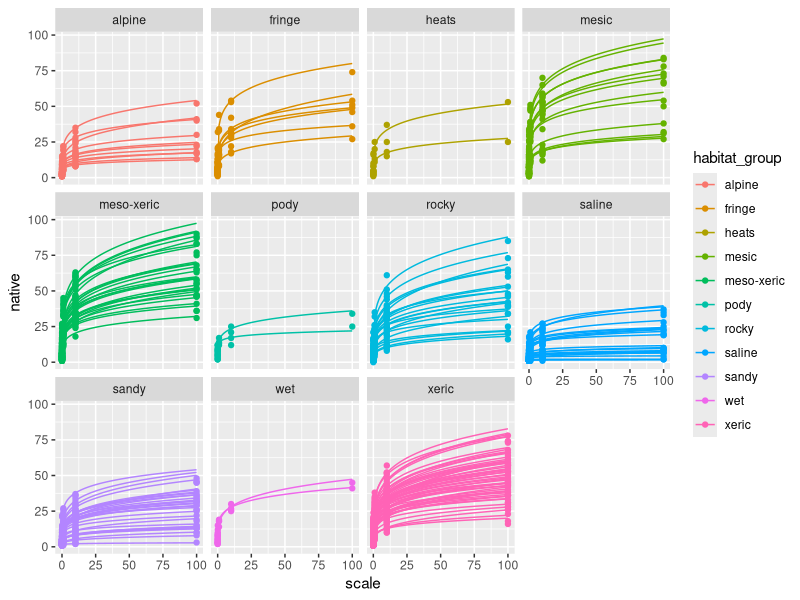
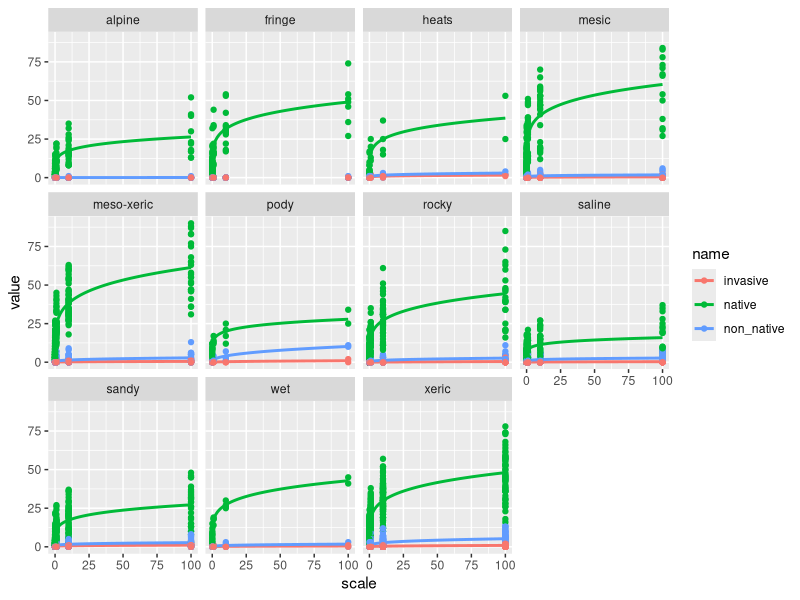
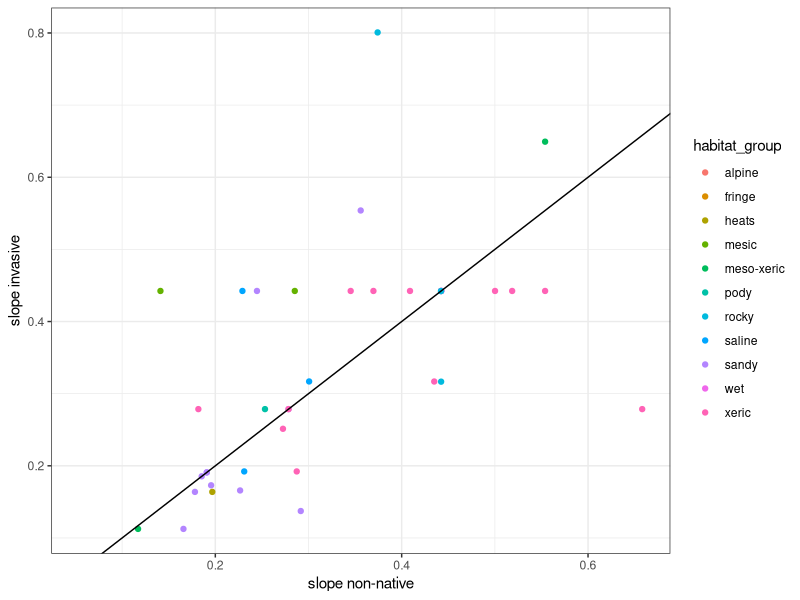
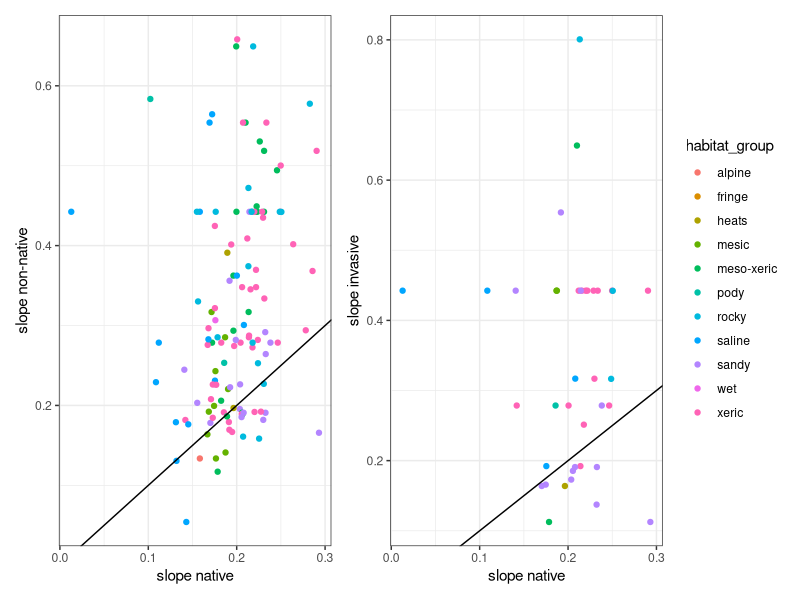
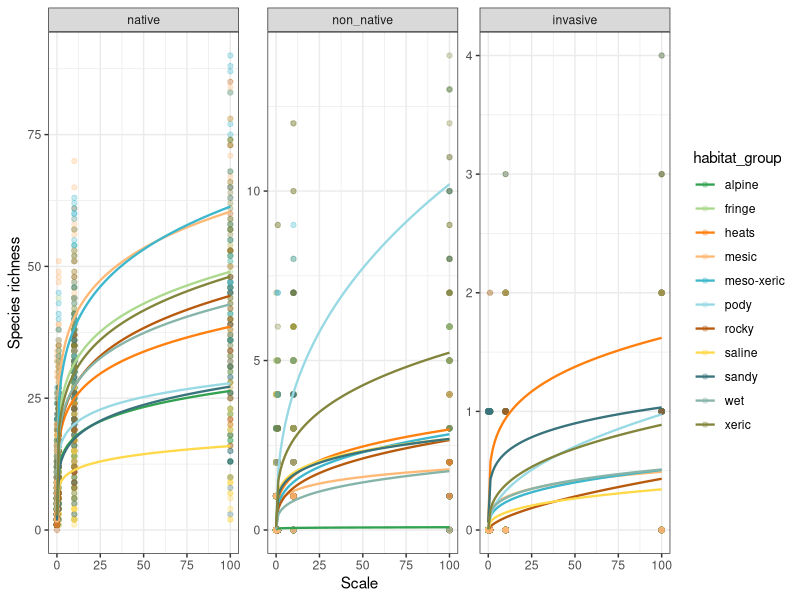

Reproduce these figures in R, in order.
library(tidyverse)

# Load data
coeff_SAR <- read_csv("data/coeff_SAR.csv")
raw_data <- read_csv("data/database_analysis_summary.csv")
header_data <- read_csv("data/header_data_prepared.csv") |>
  dplyr::select(
    series, habitat_group
  ) |>
  unique()

coeff_SAR <- coeff_SAR |> left_join(header_data, by = "series")
raw_data <- raw_data |> left_join(header_data, by = "series")


coeff_SAR_wide <- coeff_SAR |>
  dplyr::select(-p_value_slope, -r_squared) |>
  pivot_wider(names_from = richness_type, values_from = c(c, z))

slope_n_nn <- ggplot(
  coeff_SAR_wide |> filter(type == "p_a"),
  aes(x = z_native, y = z_non_native, color = habitat_group)
) +
  geom_point() +
  geom_abline(intercept = 0, slope = 1) +
  theme_bw() +
  labs(x = "slope native", y = "slope non-native")

slope_n_invasive <- ggplot(
  coeff_SAR_wide |> filter(type == "p_a"),
  aes(x = z_native, y = z_invasive, color = habitat_group)
) +
  geom_point() +
  geom_abline(intercept = 0, slope = 1) +
  theme_bw() +
  labs(x = "slope native", y = "slope invasive")

slopes_nn_invasive <- ggplot(
  coeff_SAR_wide |> filter(type == "p_a"),
  aes(x = z_non_native, y = z_invasive, color = habitat_group)
) +
  geom_point() +
  geom_abline(intercept = 0, slope = 1) +
  theme_bw() +
  labs(x = "slope non-native", y = "slope invasive")

ggsave("img/slopes_nn_invasive.png", slopes_nn_invasive, width = 5, height = 4)

library(patchwork)
slopes <- slope_n_nn + slope_n_invasive +
  plot_layout(guides = "collect")

ggsave("img/slopes.png", slopes, width = 10, height = 5)

# Calulate fits for c and z estimations
cz_fits <- expand_grid(coeff_SAR, scale = 0:100) %>%
  mutate(
    richness = c * scale^z
  )

raw_data |>
  filter(type == "p_a") |>
  ggplot(aes(x = scale, y = native, group = series, color = habitat_group)) +
  geom_point() +
  geom_line(
    data = cz_fits |> filter(richness_type == "native" & type == "p_a"),
    aes(y = richness, group = series)
  ) +
  facet_wrap(~habitat_group)

raw_data |>
  filter(type == "p_a") |>
  pivot_longer(c(native, non_native, invasive)) |>
  ggplot(aes(x = scale, y = value, color = name)) +
  geom_smooth(
    method = "nls",
    formula = y ~ c * x^z,
    method.args = list(start = c(c = 1, z = 0.1)),
    se = FALSE
  ) +
  geom_point() +
  facet_wrap(~habitat_group)

SAR_curves <- raw_data |>
  filter(type == "p_a") |>
  pivot_longer(c(native, non_native, invasive)) |>
  mutate(name = factor(name, levels = c("native", "non_native", "invasive"))) |>
  ggplot(aes(x = scale, y = value, color = habitat_group)) +
  geom_point(alpha = 0.3) +
  geom_smooth(
    method = "nls",
    formula = y ~ c * x^z,
    method.args = list(start = c(c = 1, z = 0.1)),
    se = FALSE,
    linewidth = 0.8
  ) +
  facet_wrap(~name, scales = "free_y") +
  ggthemes::scale_color_tableau(palette = "Classic Green-Orange 12") +
  theme_bw() +
  labs(y = "Species richness", x = "Scale")

ggsave("img/SAR_curves.png", SAR_curves, width = 20, height = 7,
       units = "cm", scale = 1.1)
